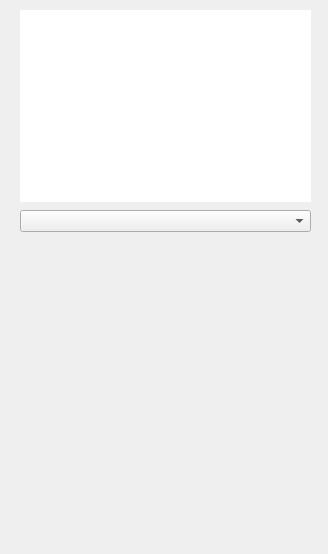
<?xml version="1.0" encoding="UTF-8"?>
<ui version="4.0">
 <class>FaceCryptWindow</class>
 <widget class="QMainWindow" name="FaceCryptWindow">
  <property name="geometry">
   <rect>
    <x>0</x>
    <y>0</y>
    <width>328</width>
    <height>554</height>
   </rect>
  </property>
  <property name="windowTitle">
   <string>FaceCryptWindow</string>
  </property>
  <widget class="QWidget" name="centralwidget">
   <widget class="QComboBox" name="availableCameras">
    <property name="geometry">
     <rect>
      <x>20</x>
      <y>210</y>
      <width>291</width>
      <height>22</height>
     </rect>
    </property>
   </widget>
   <widget class="QGraphicsView" name="camView">
    <property name="geometry">
     <rect>
      <x>20</x>
      <y>10</y>
      <width>291</width>
      <height>192</height>
     </rect>
    </property>
    <property name="frameShape">
     <enum>QFrame::NoFrame</enum>
    </property>
   </widget>
  </widget>
 </widget>
 <resources/>
 <connections/>
</ui>
